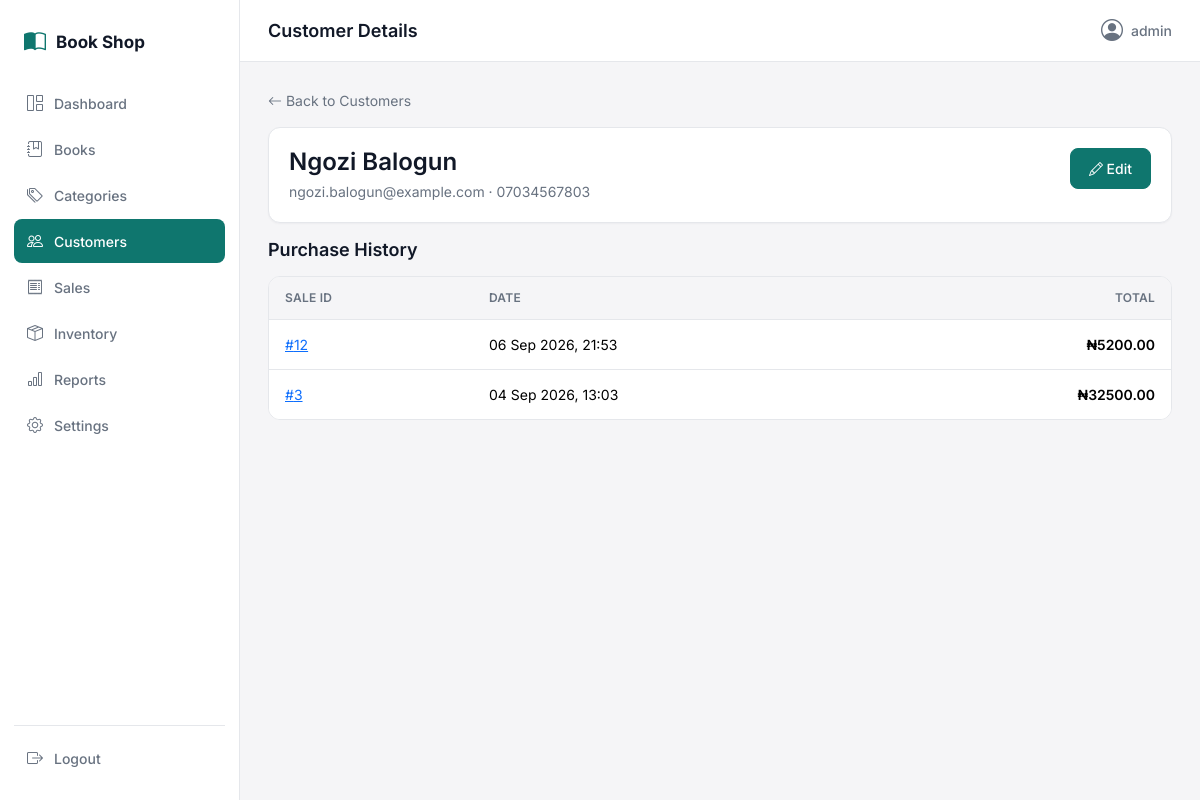
The page /customers/3/ (signed in) on the database its author committed.
### shop/models.py (models this page shows, shortened)
class Customer(models.Model):
    name = models.CharField(max_length=150)
    phone = models.CharField(max_length=20, blank=True)
    email = models.EmailField(blank=True)
    created_at = models.DateTimeField(auto_now_add=True)
    class Meta:
        ordering = ["name"]

class Sale(models.Model):
    customer = models.ForeignKey(Customer, on_delete=models.PROTECT, related_name="sales")
    total_amount = models.DecimalField(max_digits=12, decimal_places=2, default=0)
    created_by = models.ForeignKey(
        settings.AUTH_USER_MODEL, on_delete=models.SET_NULL, null=True, blank=True, related_name="sales"
    )
    created_at = models.DateTimeField(auto_now_add=True)
    class Meta:
        ordering = ["-created_at"]

### shop/views.py (the view)
# urls.py: path("customers/<int:pk>/", views.customer_detail, name="customer_detail"),
@login_required
def customer_detail(request, pk):
    customer = get_object_or_404(Customer, pk=pk)
    sales = customer.sales.all()
    return render(request, "customers/customer_detail.html", {
        "active_nav": "customers", "customer": customer, "sales": sales,
    })

### templates/customers/customer_detail.html (shortened to what this page needs)
{% extends "base.html" %}
{% block page_title %}Customer Details{% endblock %}
{% block content %}
<div class="mb-3">
    <a href="{% url 'customer_list' %}" class="text-decoration-none text-secondary-custom"><i class="bi bi-arrow-left"></i> Back to Customers</a>
</div>
<div class="card-surface mb-3">
    <div class="d-flex justify-content-between align-items-start flex-wrap gap-2">
        <div>
            <h2 class="mb-1">{{ customer.name }}</h2>
            <div class="text-secondary-custom">{{ customer.email|default:"No email" }} &middot; {{ customer.phone|default:"No phone" }}</div>
        </div>
        <a href="{% url 'customer_edit' customer.pk %}" class="btn btn-primary-custom"><i class="bi bi-pencil"></i> Edit</a>
    </div>
</div>
<h3 class="mb-3">Purchase History</h3>
<div class="table-custom">
    <table class="table">
        <thead><tr><th>Sale ID</th><th>Date</th><th class="text-end">Total</th></tr></thead>
        <tbody>
        {% for sale in sales %}
            <tr>
                <td><a href="{% url 'sale_detail' sale.pk %}">#{{ sale.pk }}</a></td>
                <td class="text-secondary-custom">{{ sale.created_at|date:"d M Y, H:i" }}</td>
                <td class="text-end fw-semibold">₦{{ sale.total_amount|floatformat:2 }}</td>
            </tr>
        {% empty %}
            <tr><td colspan="3">
                <div class="empty-state"><i class="bi bi-receipt"></i><div class="empty-title">No purchases yet</div></div>
            </td></tr>
        {% endfor %}
        </tbody>
    </table>
</div>
{% endblock %}

### templates/base.html (shortened to what this page needs)
{% load static %}
<!DOCTYPE html>
<html lang="en">
<head>
    <link href="https://cdn.jsdelivr.net/npm/bootstrap@5.3.3/dist/css/bootstrap.min.css" rel="stylesheet">
    <link href="https://cdn.jsdelivr.net/npm/bootstrap-icons@1.11.3/font/bootstrap-icons.css" rel="stylesheet">
    <link rel="stylesheet" href="{% static 'css/style.css' %}">
</head>
<body>
{% if user.is_authenticated %}
<div class="app-shell">
    <aside class="sidebar" id="sidebar">
        <div class="sidebar-brand">
            <i class="bi bi-book-half"></i>
            <span>Book Shop</span>
        </div>
        <nav class="sidebar-nav">
            <a href="{% url 'dashboard' %}" class="nav-link {% if active_nav == 'dashboard' %}active{% endif %}">
                <i class="bi bi-grid-1x2"></i> Dashboard
            </a>
            <a href="{% url 'book_list' %}" class="nav-link {% if active_nav == 'books' %}active{% endif %}">
                <i class="bi bi-journal-bookmark"></i> Books
            </a>
            <a href="{% url 'category_list' %}" class="nav-link {% if active_nav == 'categories' %}active{% endif %}">
                <i class="bi bi-tags"></i> Categories
            </a>
            <a href="{% url 'customer_list' %}" class="nav-link {% if active_nav == 'customers' %}active{% endif %}">
                <i class="bi bi-people"></i> Customers
            </a>
            <a href="{% url 'sale_list' %}" class="nav-link {% if active_nav == 'sales' %}active{% endif %}">
                <i class="bi bi-receipt"></i> Sales
            </a>
            <a href="{% url 'inventory_overview' %}" class="nav-link {% if active_nav == 'inventory' %}active{% endif %}">
                <i class="bi bi-box-seam"></i> Inventory
            </a>
            <a href="{% url 'sales_report' %}" class="nav-link {% if active_nav == 'reports' %}active{% endif %}">
                <i class="bi bi-bar-chart"></i> Reports
            </a>
            <a href="{% url 'settings_page' %}" class="nav-link {% if active_nav == 'settings' %}active{% endif %}">
                <i class="bi bi-gear"></i> Settings
            </a>
        </nav>
        <form method="post" action="{% url 'logout' %}" class="sidebar-logout">
            <button type="submit" class="nav-link logout-btn">
                <i class="bi bi-box-arrow-right"></i> Logout
            </button>
        </form>
    </aside>
    <div class="main-area">
        <header class="topbar">
            <div class="topbar-title">{% block page_title %}{% endblock %}</div>
            <div class="topbar-user">
                <i class="bi bi-person-circle"></i> {{ user.get_username }}
            </div>
        </header>
        <main class="content">
            {% block content %}{% endblock %}
        </main>
    </div>
</div>
{% else %}
    {% block auth_content %}{% endblock %}
{% endif %}
</body>
</html>

### static/css/style.css (style rules this page uses)
:root { --color-primary: #0F766E; --color-primary-hover: #0C5C56; --color-primary-light: #E6F2F1; --color-bg: #FFFFFF; --color-surface: #F5F5F7; --color-border: #E5E7EB; --color-text: #111827; --color-text-secondary: #687280; --color-success: #15803D; --color-success-bg: #EAF7EE; --color-warning: #B45309; --color-warning-bg: #FEF3E2; --color-danger: #B91C1C; --color-danger-bg: #FDECEC; --radius: 12px; --radius-sm: 8px; --shadow-sm: 0 1px 2px rgba(17, 24, 39, 0.04); --shadow-md: 0 4px 12px rgba(17, 24, 39, 0.06); }
* { box-sizing: border-box; }
body { font-family: "Inter", "SF Pro Display", -apple-system, BlinkMacSystemFont, sans-serif; background-color: var(--color-surface); color: var(--color-text); font-size: 14px; line-height: 1.5; }
h1, h2, h3, h4 { color: var(--color-text); font-weight: 600; }
h2 { font-size: 24px; font-weight: 600; }
h3 { font-size: 18px; font-weight: 600; }
.text-secondary-custom { color: var(--color-text-secondary); }
.app-shell { display: flex; min-height: 100vh; }
.sidebar { width: 240px; background: var(--color-bg); border-right: 1px solid var(--color-border); display: flex; flex-direction: column; padding: 20px 14px; position: sticky; top: 0; height: 100vh; flex-shrink: 0; }
.sidebar-brand { display: flex; align-items: center; gap: 10px; font-weight: 700; font-size: 17px; padding: 6px 10px 22px 10px; color: var(--color-text); }
.sidebar-brand i { color: var(--color-primary); font-size: 22px; }
.sidebar-nav { display: flex; flex-direction: column; gap: 2px; flex-grow: 1; }
.sidebar .nav-link { display: flex; align-items: center; gap: 10px; padding: 10px 12px; border-radius: var(--radius-sm); color: var(--color-text-secondary); font-weight: 500; font-size: 14px; transition: background-color .15s ease, color .15s ease; }
.sidebar .nav-link i { font-size: 16px; width: 18px; text-align: center; }
.sidebar .nav-link.active { background: var(--color-primary); color: #fff; }
.sidebar-logout { margin-top: auto; padding-top: 10px; border-top: 1px solid var(--color-border); }
.logout-btn { background: none; border: none; width: 100%; text-align: left; cursor: pointer; }
.main-area { flex-grow: 1; min-width: 0; display: flex; flex-direction: column; }
.topbar { background: var(--color-bg); border-bottom: 1px solid var(--color-border); padding: 14px 28px; display: flex; align-items: center; justify-content: space-between; gap: 16px; position: sticky; top: 0; z-index: 10; }
.topbar-title { font-weight: 600; font-size: 18px; }
.topbar-user { display: flex; align-items: center; gap: 8px; font-weight: 500; color: var(--color-text-secondary); }
.topbar-user i { font-size: 22px; color: var(--color-text-secondary); }
.content { padding: 28px; flex-grow: 1; }
.card-surface { background: var(--color-bg); border: 1px solid var(--color-border); border-radius: var(--radius); box-shadow: var(--shadow-sm); padding: 20px; }
.btn-primary-custom { background: var(--color-primary); border: 1px solid var(--color-primary); color: #fff; border-radius: var(--radius-sm); padding: 9px 18px; font-weight: 500; font-size: 14px; transition: background-color .15s ease; }
.table-custom { background: var(--color-bg); border-radius: var(--radius); overflow-x: auto; border: 1px solid var(--color-border); }
.table-custom table { margin-bottom: 0; min-width: 640px; }
.table-custom thead th { background: var(--color-surface); color: var(--color-text-secondary); font-weight: 600; font-size: 12px; text-transform: uppercase; letter-spacing: .02em; border-bottom: 1px solid var(--color-border); padding: 12px 16px; }
.table-custom tbody td { padding: 14px 16px; vertical-align: middle; border-bottom: 1px solid var(--color-border); font-size: 14px; }
.table-custom tbody tr:last-child td { border-bottom: none; }

### rows shown on the page
Customer: name "Ngozi Balogun", email "ngozi.balogun@example.com", phone "07034567803"
Sale: pk "12", created_at "06 Sep 2026, 21:53", total_amount "5200.00"
Sale: pk "3", created_at "04 Sep 2026, 13:03", total_amount "32500.00"

### other values the page prints
{{ user.get_username }} "admin"
